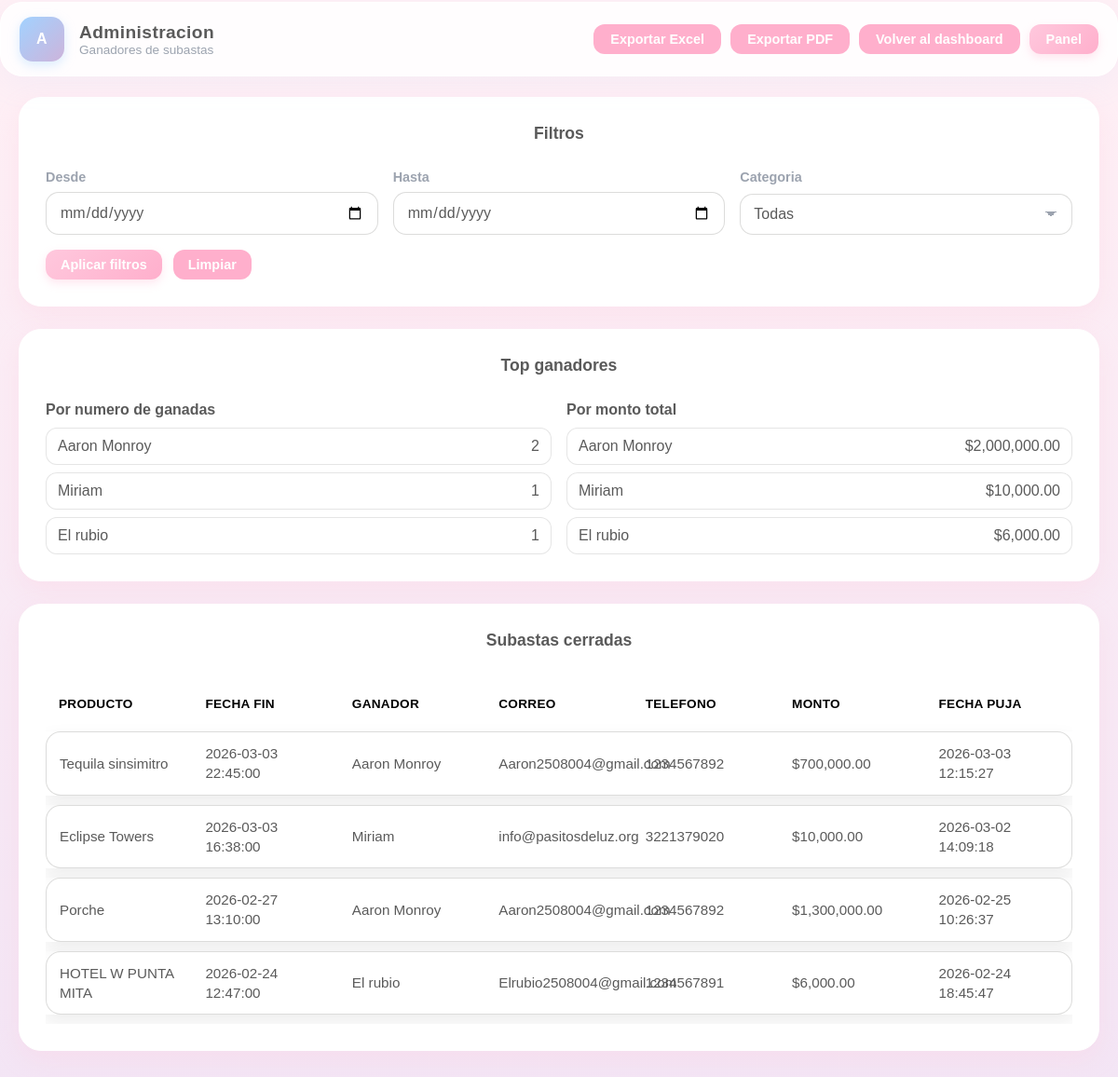
Screenshot of /php/ganadores.php (signed in) with the database file from the repository.
### tables this page shows
CREATE TABLE `ganadores_historial` (
  `id` int(11) NOT NULL,
  `producto_id` int(11) NOT NULL,
  `producto_nombre` varchar(255) NOT NULL,
  `categoria_id` int(11) DEFAULT NULL,
  `nombre_usuario` varchar(150) DEFAULT NULL,
  `correo_usuario` varchar(150) DEFAULT NULL,
  `telefono_usuario` varchar(20) DEFAULT NULL,
  `monto_puja` decimal(10,2) DEFAULT NULL,
  `fecha_puja` datetime DEFAULT NULL,
  `fecha_cierre` datetime NOT NULL,
  `created_at` timestamp NOT NULL DEFAULT current_timestamp()
);

### php/ganadores.php (the view, shortened to what this page needs)
<?php
require_once __DIR__ . "/../config/db.php";
$hasFin = true;
$fromRaw = trim($_GET["from"] ?? "");
$toRaw = trim($_GET["to"] ?? "");
$query = "SELECT gh.producto_id AS id, gh.producto_nombre AS nombre, gh.fecha_cierre AS fecha_fin,
    'finalizado' AS estado, gh.nombre_usuario, gh.correo_usuario, gh.telefono_usuario, gh.monto_puja, gh.fecha_puja
    FROM ganadores_historial gh WHERE 1=1";
$query .= " ORDER BY gh.fecha_cierre DESC, gh.id DESC";
$ganadores = [];
$result = $mysqli->query($query);
if ($result) {
    while ($row = $result->fetch_assoc()) {
        $ganadores[] = $row;
    }
}
$ganadoresCount = [];
$ganadoresTotal = [];
foreach ($ganadores as $row) {
    $nombre = trim((string) ($row["nombre_usuario"] ?? ""));
    $ganadoresCount[$nombre] = ($ganadoresCount[$nombre] ?? 0) + 1;
    $ganadoresTotal[$nombre] = ($ganadoresTotal[$nombre] ?? 0) + (float) ($row["monto_puja"] ?? 0);
}
arsort($ganadoresCount);
arsort($ganadoresTotal);
$topGanadoresCount = array_slice($ganadoresCount, 0, 5, true);
$topGanadoresTotal = array_slice($ganadoresTotal, 0, 5, true);
$exportParams = [];
$exportQuery = count($exportParams) > 0 ? "&" . implode("&", $exportParams) : "";
?>
<!DOCTYPE html>
<html lang="es">
<head>
    <link href="../css/style.css" rel="stylesheet" />
    <link href="../css/dashboard.css" rel="stylesheet" />
</head>
<body class="auth-page">
    <header class="dash-header">
        <div class="dash-title">
            <div class="brand-mark">A</div>
            <div>
                <div class="brand-name">Administracion</div>
                <div class="brand-tag">Ganadores de subastas</div>
            </div>
        </div>
        <div class="dash-actions">
            <a class="btn btn-compact ghost" href="export_ganadores.php?format=excel<?php echo $exportQuery; ?>">Exportar Excel</a>
            <a class="btn btn-compact ghost" href="export_ganadores.php?format=pdf<?php echo $exportQuery; ?>">Exportar PDF</a>
            <a class="btn btn-compact ghost" href="dashboard.php">Volver al dashboard</a>
            <a class="btn btn-compact" href="panel.php">Panel</a>
        </div>
    </header>
    <main class="dashboard">
        <section class="card">
            <div class="card-title">Filtros</div>
            <form class="filter-form" method="get">
                <div class="filter-grid">
                    <label class="field">
                        <span>Desde</span>
                        <input type="date" name="from" value="<?php echo htmlspecialchars($fromRaw); ?>" />
                    </label>
                    <label class="field">
                        <span>Hasta</span>
                        <input type="date" name="to" value="<?php echo htmlspecialchars($toRaw); ?>" />
                    </label>
                    <label class="field">
                        <span>Categoria</span>
                        <select name="categoria">
                            <option value="0">Todas</option>
                        </select>
                    </label>
                </div>
                <div class="filter-actions">
                    <button class="btn btn-compact" type="submit">Aplicar filtros</button>
                    <a class="btn btn-compact ghost" href="ganadores.php">Limpiar</a>
                </div>
            </form>
        </section>
        <section class="card">
            <div class="card-title">Top ganadores</div>
            <div class="stats-grid">
                <div>
                    <div class="stat-title">Por numero de ganadas</div>
                    <?php if (count($topGanadoresCount) === 0) { ?>
                        <div class="stat-empty">Sin datos</div>
                    <?php } else { ?>
                        <ul class="stat-list">
                            <?php foreach ($topGanadoresCount as $name => $count) { ?>
                                <li><?php echo htmlspecialchars($name); ?> <span><?php echo (int) $count; ?></span></li>
                            <?php } ?>
                        </ul>
                    <?php } ?>
                </div>
                <div>
                    <div class="stat-title">Por monto total</div>
                    <?php if (count($topGanadoresTotal) === 0) { ?>
                        <div class="stat-empty">Sin datos</div>
                    <?php } else { ?>
                        <ul class="stat-list">
                            <?php foreach ($topGanadoresTotal as $name => $total) { ?>
                                <li><?php echo htmlspecialchars($name); ?> <span>$<?php echo number_format((float) $total, 2); ?></span></li>
                            <?php } ?>
                        </ul>
                    <?php } ?>
                </div>
            </div>
        </section>
        <section class="card">
            <div class="card-title">Subastas cerradas</div>
            <div class="table-wrap">
                <table class="admin-table">
                    <thead>
                        <tr>
                            <th>Producto</th>
                            <?php if ($hasFin) { ?>
                                <th>Fecha fin</th>
                            <?php } ?>
                            <th>Ganador</th>
                            <th>Correo</th>
                            <th>Telefono</th>
                            <th>Monto</th>
                            <th>Fecha puja</th>
                        </tr>
                    </thead>
                    <tbody>
                        <?php if (count($ganadores) === 0) { ?>
                            <tr>
                                <td colspan="<?php echo $hasFin ? 7 : 6; ?>">No hay subastas finalizadas.</td>
                            </tr>
                        <?php } else { ?>
                            <?php foreach ($ganadores as $row) { ?>
                                <tr>
                                    <td><?php echo htmlspecialchars($row["nombre"] ?? ""); ?></td>
                                    <?php if ($hasFin) { ?>
                                        <td><?php echo htmlspecialchars($row["fecha_fin"] ?? "-"); ?></td>
                                    <?php } ?>
                                    <td><?php echo htmlspecialchars($row["nombre_usuario"] ?? "Sin pujas"); ?></td>
                                    <td><?php echo htmlspecialchars($row["correo_usuario"] ?? "-"); ?></td>
                                    <td><?php echo htmlspecialchars($row["telefono_usuario"] ?? "-"); ?></td>
                                    <td>$<?php echo number_format((float) ($row["monto_puja"] ?? 0), 2); ?></td>
                                    <td><?php echo htmlspecialchars($row["fecha_puja"] ?? "-"); ?></td>
                                </tr>
                            <?php } ?>
                        <?php } ?>
                    </tbody>
                </table>
            </div>
        </section>
    </main>
</body>
</html>

### css/style.css (style rules this page uses)
:root { --bg: #f4efe5; --bg-soft: #fdf7ef; --ink: #2a2722; --muted: #6b655c; --accent: #7a946d; --accent-2: #cbb992; --line: rgba(42, 39, 34, 0.16); --shadow: 0 24px 60px rgba(41, 35, 26, 0.16); --pastel-pink: #ffc8dd; --pastel-pink-dark: #ffafcc; --pastel-blue: #a2d2ff; --pastel-blue-dark: #8ecae6; --pastel-purple: #cdb4db; }
* { box-sizing: border-box; margin: 0; padding: 0; }
body { font-family: "Space Grotesk", system-ui, -apple-system, "Segoe UI", sans-serif; background: #ffffff; color: var(--ink); min-height: 100vh; }
.auth-page { display: block; }
button, input, select, textarea { font-family: inherit; }
a { color: inherit; text-decoration: none; }
.brand-mark { width: 46px; height: 46px; border-radius: 14px; background: linear-gradient(140deg, #ff83fb, #eebff6); display: grid; place-items: center; color: white; font-weight: 800; letter-spacing: 0.02em; }
.brand-name { font-weight: 700; letter-spacing: 0.02em; }
.brand-tag { color: var(--muted); font-size: 0.9rem; }
.field { display: grid; gap: 8px; font-weight: 600; }
.field span { font-size: 0.9rem; color: var(--muted); }
.field input { border-radius: 14px; border: 1px solid var(--line); padding: 12px 14px; background: white; font-family: inherit; font-size: 1rem; color: var(--ink); width: 100%; }
.field select, .field input[type="file"] { border-radius: 14px; border: 1px solid var(--line); padding: 12px 14px; background: #ffffff; font-family: inherit; font-size: 1rem; color: var(--ink); width: 100%; }
.field select { appearance: none; background-image: linear-gradient(45deg, transparent 50%, var(--muted) 50%), linear-gradient(135deg, var(--muted) 50%, transparent 50%); background-position: calc(100% - 22px) 50%, calc(100% - 16px) 50%; background-size: 6px 6px, 6px 6px; background-repeat: no-repeat; cursor: pointer; }
.btn { border-radius: 12px; padding: 12px 20px; border: none; background: linear-gradient(135deg, var(--pastel-pink), var(--pastel-pink-dark)); color: #ffffff; font-weight: 600; cursor: pointer; transition: all 0.3s ease; width: 100%; box-shadow: 0 4px 10px rgba(255, 175, 204, 0.3); }
.btn.btn-compact { padding: 8px 16px; font-size: 0.9rem; width: auto; }
.table-wrap { overflow-x: auto; }
.admin-table { width: 100%; border-collapse: separate; border-spacing: 0 10px; font-size: 0.95rem; table-layout: fixed; }
.admin-table th, .admin-table td { text-align: left; padding: 12px 14px; border-bottom: none; vertical-align: middle; }
.admin-table td { white-space: normal; line-height: 1.4; }
.admin-table thead th { color: #000000; font-weight: 700; font-size: 0.85rem; letter-spacing: 0.02em; text-transform: uppercase; position: sticky; top: 0; background: #ffffff; z-index: 1; }
.admin-table tbody tr { box-shadow: 0 8px 18px rgba(28, 28, 28, 0.08); }
.admin-table tbody td { background: #ffffff; border-top: 1px solid var(--line); border-bottom: 1px solid var(--line); }
.admin-table tbody td:first-child { border-left: 1px solid var(--line); border-top-left-radius: 16px; border-bottom-left-radius: 16px; }
.admin-table tbody td:last-child { border-right: 1px solid var(--line); border-top-right-radius: 16px; border-bottom-right-radius: 16px; }
@media (min-width: 901px) { .admin-table { min-width: 980px; } }

### rows the page displays
ganadores_historial: producto_nombre "Tequila sinsimitro", fecha_cierre "2026-03-03 22:45:00", nombre_usuario "Aaron Monroy", correo_usuario "Aaron2508004@gmail.com", telefono_usuario "1234567892", monto_puja "700,000.00", fecha_puja "2026-03-03 12:15:27"
ganadores_historial: producto_nombre "Eclipse Towers", fecha_cierre "2026-03-03 16:38:00", nombre_usuario "Miriam", correo_usuario "info@pasitosdeluz.org", telefono_usuario "3221379020", monto_puja "10,000.00", fecha_puja "2026-03-02 14:09:18"
ganadores_historial: producto_nombre "Porche", fecha_cierre "2026-02-27 13:10:00", nombre_usuario "Aaron Monroy", correo_usuario "Aaron2508004@gmail.com", telefono_usuario "1234567892", monto_puja "1,300,000.00", fecha_puja "2026-02-25 10:26:37"
ganadores_historial: producto_nombre "HOTEL W PUNTA MITA", fecha_cierre "2026-02-24 12:47:00", nombre_usuario "El rubio", correo_usuario "Elrubio2508004@gmail.com", telefono_usuario "1234567891", monto_puja "6,000.00", fecha_puja "2026-02-24 18:45:47"

### other values shown
$name "Aaron Monroy"
$count "2"
$name "Miriam"
$count "1"
$name "El rubio"
$total "2,000,000.00"
$total "10,000.00"
$total "6,000.00"
